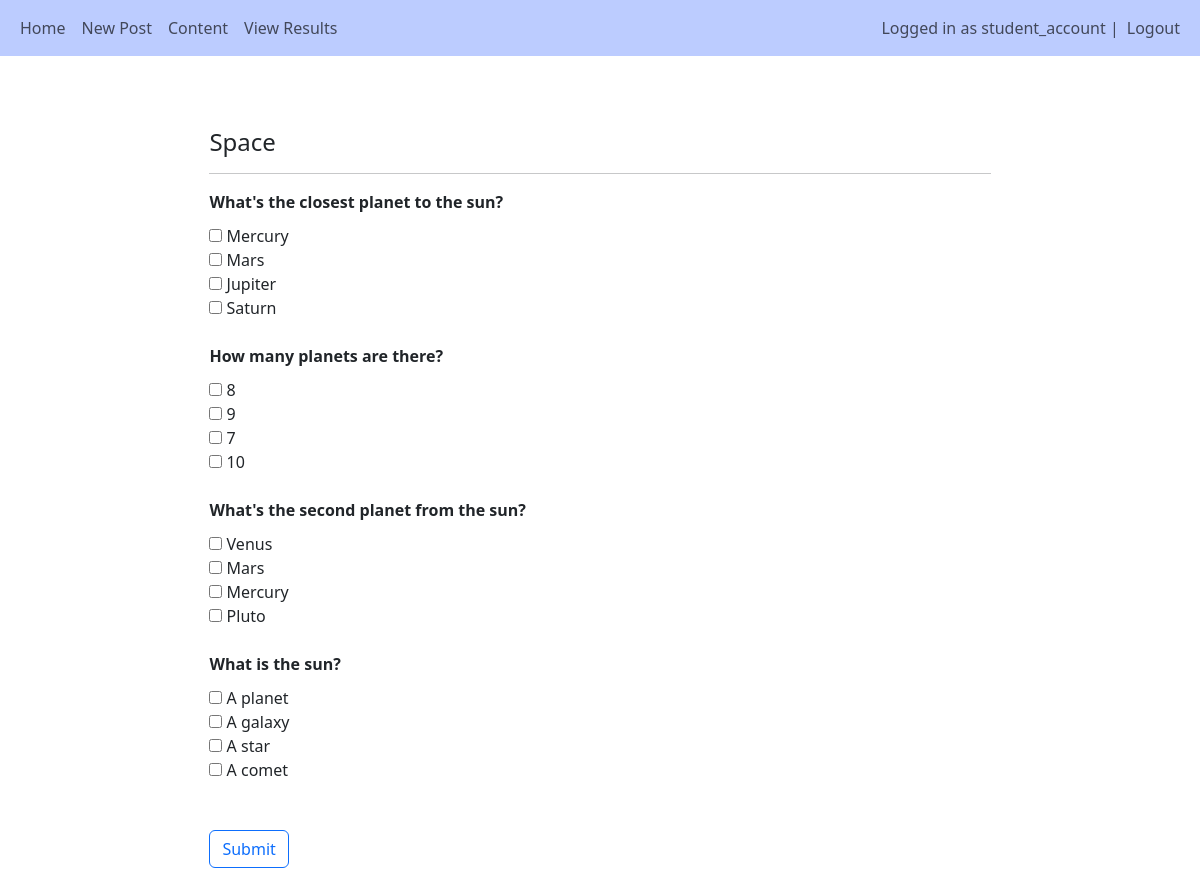
Screenshot of /home/take_subject_detail/2 (signed in) with the database file from the repository.
### main/models.py (models this page shows, shortened)
class User(AbstractUser):
    is_teacher = models.BooleanField('Is teacher', default=False)
    is_student = models.BooleanField('Is student', default=False)

class Subject(models.Model):
    teacher = models.ForeignKey(User, null=True, on_delete=models.CASCADE)
    title = models.CharField(max_length=255)
    max_attempts = models.IntegerField(default=3)

class Question(models.Model):
    subject = models.ForeignKey(Subject, related_name="questions", on_delete=models.CASCADE)
    text = models.CharField('Question', max_length=255, blank=True)

class Answer(models.Model):
    question = models.ForeignKey(Question, related_name="answers", on_delete=models.CASCADE)
    text = models.CharField(max_length=255, null=True, blank=True)
    is_correct = models.BooleanField(null=True, blank=True)

### main/views.py (the view, shortened to what this page needs)
# urls.py: path('take_subject_detail/<int:pk>', views.take_subject_detail, name="take_subject_detail"),
@login_required(login_url="/login")
def take_subject_detail(request, pk):
    subject = Subject.objects.get(id=pk)
    current_attempts = Attempt.objects.filter(student=request.user, subject=subject).count()
    if (current_attempts >= subject.max_attempts):
        return redirect('/content/')
    correct = 0
    incorrect = 0
    total = 0
    return render(request, 'main/subject/take_subject_detail.html', {"subject":subject})

### main/templates/main/subject/take_subject_detail.html (shortened to what this page needs)
{% extends 'main/base.html'%}
{% load crispy_forms_tags %}
{% block content %}
<div style="width:70%; margin:auto">
  <br><br>
  <h4>{{subject.title}}</h4>
  <hr>
      <form method='POST'>
          {% for question in subject.questions.all %}
            <div class="form-group">
              <label style="font-weight:bold; margin-bottom:10px">{{question.text}}</label><br>
                {% for answer in question.answers.all %}
                <input type="checkbox" id="{{answer.id}}" value="{{answer.is_correct}}" name="{{answer.pk}}">
                <label for="{{answer.id}}">{{answer.text}}</label><br>
                {% endfor %}<br>
            </div>
          {% endfor %}<br>
          <button type="sumbit" class="btn btn-outline-primary">Submit</button><br><br>
      </form>
</div>
{% endblock %}

### main/templates/main/base.html (shortened to what this page needs)
<!DOCTYPE html>
<html lang="en">
<head>
    <link href="https://cdn.jsdelivr.net/npm/bootstrap@5.3.2/dist/css/bootstrap.min.css" rel="stylesheet">
    <link rel="stylesheet" href="https://cdnjs.cloudflare.com/ajax/libs/font-awesome/4.7.0/css/font-awesome.min.css">
</head>
<body>
    <nav class="navbar navbar-light navbar-expand-lg" style="background-color: #bcccff;">
        <div class="container-fluid">
            <div>
                <ul class="nav navbar-nav">
                    <li class="nav-item">
                        <a class="nav-link" href="/home">Home</a>
                    </li>
                    {% if user.is_teacher %}
                    <li class="nav-item">
                        <a class="nav-link" href="/create_post">Post Content</a>
                    </li>
                    <li class="nav-item">
                        <a class="nav-link" href="/subject_setup">New Subject</a>
                    </li>
                    <li class="nav-item">
                        <a class="nav-link" href="/view_subjects">View Subjects</a>
                    </li>
                    <li class="nav-item">
                        <a class="nav-link" href="/group_results">View Scores</a>
                    </li>
                    {% elif user.is_student %}
                    <li class="nav-item">
                        <a class="nav-link" href="/create_post">New Post</a>
                    </li>
                    <li class="nav-item">
                        <a class="nav-link" href="/content">Content</a>
                    </li>
                    <li class="nav-item">
                        <a class="nav-link" href="/ind_results">View Results</a>
                    </li>
                    {% endif %}
                </ul>
            </div>
            <div>
                <ul class="navbar-nav">
                    {% if user.is_authenticated %}
                    <span class="navbar-text">Logged in as {{user.username}} | </span>
                    <li class="nav-item">
                        <a class="nav-link" href="/logout">Logout</a>
                    </li>
                    {% else %}
                    <li class="nav-item">
                        <a class="nav-link" href="/login">Login</a>
                    </li>
                    {% endif %}
                </ul>
            </div>
        </div>
    </nav><br>
        <div class="container">
            {% block content %}
            {% endblock %}
        </div>
</body>
</html>

### rows the page displays
User: username "student_account"
Subject: title "Space"
Question: text "What's the closest planet to the sun?"
Answer: text "Mercury"
Answer: text "Mars"
Answer: text "Jupiter"
Answer: text "Saturn"
Question: text "How many planets are there?"
Answer: text "8"
Answer: text "9"
Answer: text "7"
Answer: text "10"
Question: text "What's the second planet from the sun?"
Answer: text "Venus"
Answer: text "Mars"
Answer: text "Mercury"
Answer: text "Pluto"
Question: text "What is the sun?"
Answer: text "A planet"
Answer: text "A galaxy"
Answer: text "A star"
Answer: text "A comet"
